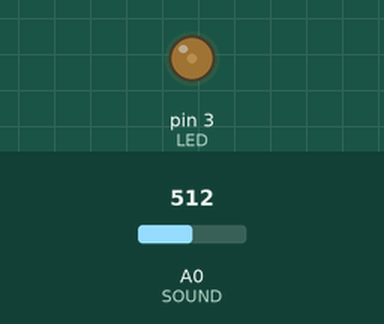
The sketch below on a simulated Arduino Uno, built with avr-gcc and run on an emulated ATmega328P. Parts: output pins drawn as LEDs (lit = HIGH). Inputs (shaded band) come from the test bench; at power-on: A0 (SOUND) = 512.

Above: at 1.25 s.
1.3 s: A0 (SOUND) set to 46
At 1.65 s:
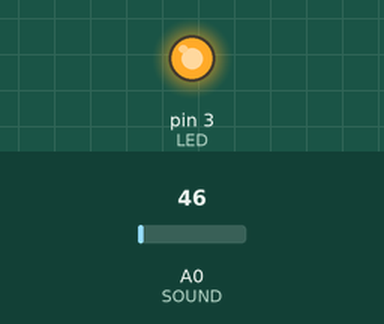
4.3 s: A0 (SOUND) set to 36
5.8 s: A0 (SOUND) set to 122
At 5.95 s:
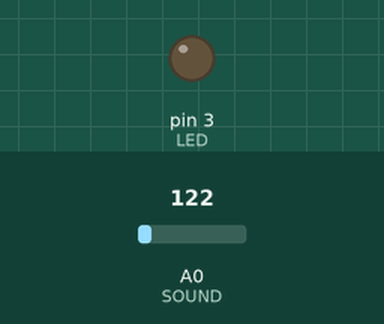
8.8 s: A0 (SOUND) set to 30
At 8.8 s:
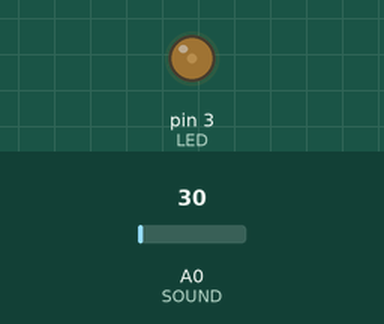
Timing chart, 0 to 11.3 s (numbered marks = the images above; inputs shaded):
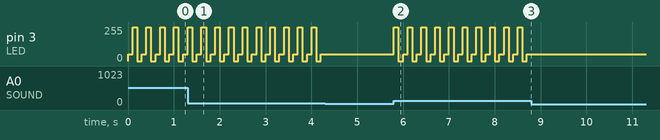

The sketch:

sound2.ino
```cpp
#define SOUND  A0
#define LED 3

int vol=0;
int light = 0;
void setup() {
 pinMode(LED, OUTPUT);
}

void loop() {
    // put your main code here, to run repeatedly:
  vol = analogRead(SOUND);

  if(vol > 40) {
    if(light ==0){
      light = 50;
      analogWrite(LED, light);
      delay(100);
    }
    else if(light ==50){
      light = 255;
      analogWrite(LED, light);
      delay(100);
    }
    else{
      light = 0;
      analogWrite(LED, light);
      delay(100);
    }
  }
}
```

Measured:
- after the input at 4.3 s, pin 3 (LED): stops changing and stays 50/255
- after the input at 5.8 s, pin 3 (LED): 50/255 → 255/255 at once, then repeats every 0.30 s: 0/255 0.10 s, 50/255 0.10 s, 255/255 0.10 s
- after the input at 8.8 s, pin 3 (LED): stops changing and stays 50/255
- by itself, pin 3 (LED): repeats every 0.30 s: 0/255 0.10 s, 50/255 0.10 s, 255/255 0.10 s
